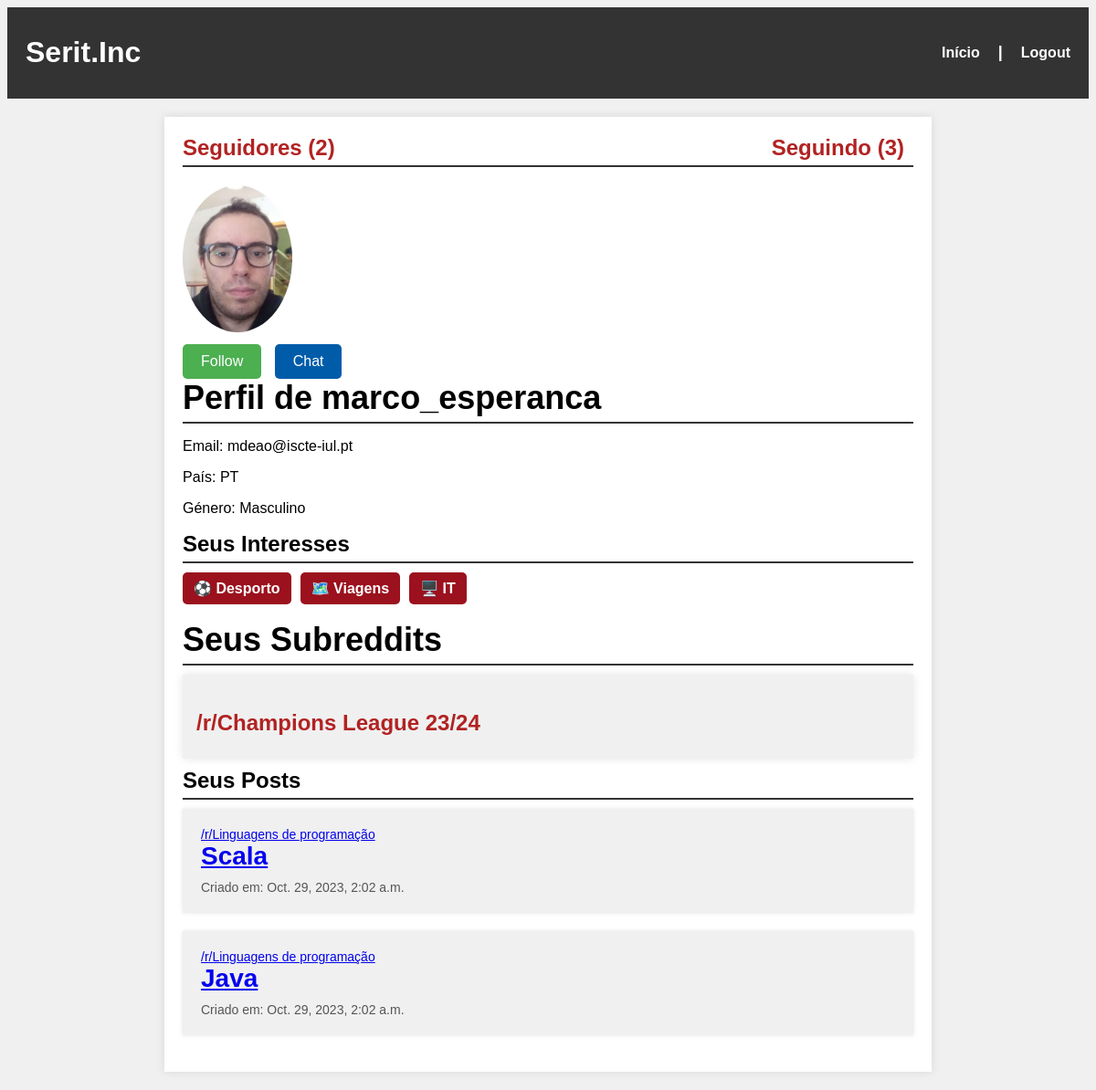
The page /perfil/marco_esperanca/ (signed in) on the database its author committed.
### subreddit/models.py (models this page shows, shortened)
class RedditUser(models.Model):
    user = models.OneToOneField(User, on_delete=models.CASCADE)
    country = models.CharField(max_length=100)
    profile_picture = models.ImageField(null=True, blank=True)
    followers = models.ManyToManyField(User, related_name='followers', blank=True)
    following = models.ManyToManyField(User, related_name='following', blank=True)
    gender = models.CharField(max_length=1, choices=GENDER_CHOICES, default='N')
    interests = models.ManyToManyField(InterestCategory, choices=INTEREST_CHOICES,
                                       related_name='users_interested', blank=True)
    def get_gender_display(self):
        gender_choices = {
            'M': 'Masculino',
            'F': 'Feminino',
            'O': 'Outro',
            'N': 'Prefiro não dizer',
        }
        return gender_choices.get(self.gender, 'Desconhecido')
    def get_interests_display(self):
        interest_choices = {
            'AN': '⛩ Anime',
            'CINE': '📽️ Cinema',
            'DES': '⚽ Desporto',
            'EDU': '📖 Educação',
            'IT': '🖥️ IT',
            'JOG': '🎮 Jogos',
            'VIG': '🗺️ Viagens',
        }
        interests_list = []
        for interest in self.interests.all():
            interests_list.append(interest_choices.get(interest.name, 'Desconhecido'))
        return interests_list

class Subreddit(models.Model):
    name = models.CharField(max_length=100)
    description = models.TextField()
    creator = models.ForeignKey(User, on_delete=models.CASCADE)
    chat = models.OneToOneField('Chat', on_delete=models.SET_NULL, null=True, blank=True, related_name='subreddit_chat')
    category = models.ForeignKey(InterestCategory, on_delete=models.SET_NULL, null=True, blank=True)

class Post(models.Model):
    title = models.CharField(max_length=200)
    content = models.TextField()
    subreddit = models.ForeignKey(Subreddit, on_delete=models.CASCADE)
    author = models.ForeignKey(User, on_delete=models.CASCADE)
    pub_data = models.DateTimeField('data de publicacao')
    likes = models.IntegerField(default=0)
    dislikes = models.IntegerField(default=0)
    liked_by = models.ManyToManyField(User, related_name='liked_posts', blank=True)
    disliked_by = models.ManyToManyField(User, related_name='disliked_posts', blank=True)
    image = models.ImageField(blank=True, null=True)

### subreddit/views.py (the view)
# urls.py: path('perfil/', views.perfilview, name="perfil"),
@login_required(login_url="subreddit:login")
def perfilview(request, username=None):
    if not username:
        user = request.user
    else:
        user = get_object_or_404(User, username=username)
    user_posts = Post.objects.filter(author=user)
    user_subreddits = Subreddit.objects.filter(creator=user)
    num_seguidores = user.reddituser.followers.count()
    num_seguindo = user.reddituser.following.count()
    is_own_profile = user == request.user
    user_interests = user.reddituser.interests.all()
    return render(request, 'subreddit/perfil.html', {
        'user_posts': user_posts,
        'user_subreddits': user_subreddits,
        'num_seguidores': num_seguidores,
        'num_seguindo': num_seguindo,
        'user': user,
        'is_own_profile': is_own_profile,
        'gender': user.reddituser.gender,
        'user_interests': user_interests,
    })

### subreddit/templates/subreddit/perfil.html (shortened to what this page needs)
<!DOCTYPE html>
{% load static %}
<html lang="en">
<head>
    <link rel="stylesheet" href="{% static 'subreddit/css/perfis.css' %}">
</head>
<body>
    <header>
        <div class="logo-perfil">
            <h1>Serit.Inc</h1>
        </div>
        <nav>
            <ul>
                <li class="nav-item-perfil"><a href="{% url 'subreddit:index' %}">Início</a></li>
                <li class="separator-perfil">|</li>
                <li class="nav-item-perfil"><a href="{% url 'subreddit:logout' %}">Logout</a></li>
            </ul>
        </nav>
    </header>
    {% block content %}
    <main>
        <section class="user-friends-perfil">
            <h2 class="button-container">
                <a class="button-left" href="{% url 'subreddit:list_followers' username=user.username %}">Seguidores ({{ num_seguidores }})</a>
                <a class="button-right" href="{% url 'subreddit:list_following' username=user.username %}">Seguindo ({{ num_seguindo }})</a>
            </h2>
        </section>
        <section class="user-info-perfil">
            <div class="user-avatar-perfil small-avatar-perfil">
                <img src="{{ user.reddituser.profile_picture.url }}" alt="{{ user.username }}">
            </div>
            <br><br><br>
            {% if is_own_profile %}
                <div class="change-avatar-button-perfil">
                    <a href="{% url 'subreddit:editar_perfil' %}" class="editar-perfil-button-perfil">Editar Perfil</a>
                </div>
            {% else %}
                <div class="follow-unfollow-buttons-perfil">
                    {% if request.user.is_authenticated %}
                        {% if user in request.user.reddituser.following.all %}
                            <a href="{% url 'subreddit:unfollow_amigo' friend_username=user.username %}" class="unfollow-button-perfil">Unfollow</a>
                        {% else %}
                            <a href="{% url 'subreddit:seguir_amigo' friend_username=user.username %}" class="follow-button-perfil">Follow</a>
                        {% endif %}
                        <a href="{% url 'subreddit:chat_privado' username=user.username %}" class="create-chat-button-perfil">Chat</a>
                    {% endif %}
                </div>
            {% endif %}
            <div class="user-text-perfil">
                <h2>Perfil de {{ user.username }}</h2>
                <p>Email: {{ user.email }}</p>
                <p>País: {{ user.reddituser.country }}</p>
                <p>Género: {{ user.reddituser.get_gender_display }}</p>
            </div>
        </section>
        <section class="user-interests-perfil-perfil">
            <h2>Seus Interesses</h2>
            <div class="interests-list-perfil">
                {% for interest in user.reddituser.get_interests_display %}
                    <div class="interest-item-perfil">
                        {{ interest }}
                    </div>
                {% empty %}
                    <p>Este utilizador não possui nenhum interesse!</p>
                {% endfor %}
            </div>
        </section>
        <section class="user-subreddits-perfil">
            <br>
            <h2>Seus Subreddits</h2>
            {% if user_subreddits %}
                {% for subreddit in user_subreddits %}
                    <div class="subreddit-perfil">
                        <div class="subreddit-title-perfil">
                            <h3><a href="{% url 'subreddit:detalhe_subreddit' subreddit_id=subreddit.id %}">{{ subreddit.name }}</a></h3>
                        </div>
                    </div>
                {% empty %}
                    <p>Ainda não criou nenhum subreddit.</p>
                {% endfor %}
            {% else %}
                <p>Ainda não criou nenhum subreddit.</p>
            {% endif %}
        </section>
        <section class="user-posts-perfil">
            <h2>Seus Posts</h2>
            {% if user_posts %}
                {% for post in user_posts %}
                    <div class="post-perfil">
                        <div class="post-header-perfil">
                            <p><a href="{% url 'subreddit:detalhe_subreddit' subreddit_id=post.subreddit.id %}">{{ post.subreddit.name }}</a></p>
                            <h3><a href="{% url 'subreddit:detalhe_post' subreddit_id=post.subreddit.id post_id=post.id %}">{{ post.title }}</a></h3>
                            <p>Criado em: {{ post.pub_data }}</p>
                        </div>
                    </div>
                {% endfor %}
            {% else %}
                <p>Você ainda não fez nenhum post.</p>
            {% endif %}
        </section>
    </main>
    {% endblock %}
</body>
</html>

### subreddit/static/subreddit/css/perfis.css (style rules this page uses)
body { font-family: Arial, sans-serif; padding: 0; background-color: #f0f0f0; }
header { background-color: #333; color: white; padding: 10px 20px; display: flex; justify-content: space-between; align-items: center; }
.user-interests-perfil-perfil h2, .user-subreddits-perfil h2, .user-info-perfil h2, .user-posts-perfil h2 { font-size: 36px; margin: 0 0 10px 0; border-bottom: 2px solid #333; padding-bottom: 5px; }
.subreddit-perfil { background-color: #f0f0f0; margin-bottom: 10px; padding: 15px; box-shadow: 0 0 10px rgba(0, 0, 0, 0.1); }
.subreddit-title-perfil h3 { color: #333; font-size: 24px; margin-bottom: 10px; }
.subreddit-title-perfil h3 a { color: #B22222; text-decoration: none; }
nav ul { list-style: none; padding: 0; display: flex; }
nav ul li { margin-right: 20px; }
nav ul li:last-child { margin-right: 0; }
nav ul li a { color: white; text-decoration: none; font-weight: bold; font-size: 16px; }
main { max-width: 800px; margin: 20px auto; padding: 20px; background-color: white; box-shadow: 0 0 10px rgba(0, 0, 0, 0.1); }
.user-avatar-perfil { width: 120px; height: 120px; border-radius: 50%; margin-top: 20px; }
.user-avatar-perfil img { width: 100%; height: 100%; }
.user-text-perfil { flex: 1; }
.user-interests-perfil-perfil h2, .user-posts-perfil h2 { font-size: 24px; margin: 0 0 10px 0; }
.post-perfil { background-color: #f0f0f0; padding: 20px; margin-bottom: 20px; box-shadow: 0 0 5px rgba(0, 0, 0, 0.1); }
.post-header-perfil h3 { font-size: 28px; margin: 0 0 10px 0; }
.post-header-perfil p { font-size: 14px; color: #555; margin: 0; }
ul { list-style: none; padding: 0; display: flex; align-items: center; }
.nav-item-perfil { margin-right: 20px; }
.separator-perfil { color: #fff; font-weight: bold; font-size: 18px; margin: 0 -10 0 10px; }
.small-avatar-perfil { max-width: 150px; max-height: auto; }
.small-avatar-perfil img { width: 100%; height: auto; border-radius: 50%; }
.user-friends-perfil h2, .user-following-perfil h2 { font-size: 24px; margin: 0 0 10px 0; border-bottom: 2px solid #333; padding-bottom: 5px; }
.button-container { display: flex; justify-content: space-between; align-items: center; }
.button-left, .button-right { text-decoration: none; color: #B22222; margin-right: 10px; }
.follow-unfollow-buttons-perfil .follow-button-perfil { background-color: #4CAF50; }
.create-chat-button-perfil { background-color: #005ca9; }
.follow-unfollow-buttons-perfil a, .create-chat-button-perfil { color: white; display: inline-block; padding: 10px 20px; text-align: center; text-decoration: none; border-radius: 5px; transition: background-color 0.3s ease; margin-right: 10px; }
.interests-list-perfil { display: flex; flex-wrap: wrap; gap: 10px; margin-top: 10px; }
.interest-item-perfil { background-color: #9B111E; color: white; font-weight: bold; padding: 8px 12px; border-radius: 5px; font-size: 16px; }

### rows shown on the page
Subreddit: name "/r/Champions League 23/24"
Post: subreddit.name "/r/Linguagens de programação", title "Scala", pub_data "Oct. 29, 2023, 2:02 a.m."
Post: subreddit.name "/r/Linguagens de programação", title "Java", pub_data "Oct. 29, 2023, 2:02 a.m."

### other values the page prints
{{ num_seguidores }} "2"
{{ num_seguindo }} "3"
{{ user.username }} "marco_esperanca"
{{ user.email }} "mdeao@iscte-iul.pt"
{{ user.reddituser.country }} "PT"
{{ user.reddituser.get_gender_display }} "Masculino"
{{ interest }} "⚽ Desporto" "🗺️ Viagens" "🖥️ IT"
